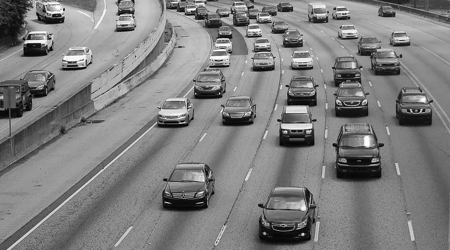
#> input picture car.png, 450 x 250 px
$ jupyter execute 8_ObjectDetection.ipynb
#> lines starting #> are read from the running program, lines starting #| are printed output that depends on the picture
[cell 1]
import time
import numpy as np
import cv2
import matplotlib.pyplot as plt
from matplotlib.patches import Rectangle

[cell 2]
# Create our body classifier
car_classifier = cv2.CascadeClassifier('cars.xml')
# Initiate video capture for video file

img =  cv2.imread('car.png',0)
#> img is the input picture: shape (250, 450); min 0, max 255, mean 126.7

print(type(img),img.shape)
#| <class 'numpy.ndarray'> (250, 450)
#plt.imshow(img,cmap='gray')

cars = car_classifier.detectMultiScale(img,
                                 scaleFactor=1.1,
                                 minNeighbors=3)
#> cars = 15 rows, first 6: [377, 1, 22, 22], [214, 22, 23, 23], [285, 51, 27, 27], [239, 41, 45, 45], [52, 47, 34, 34], [103, 4, 41, 41]

# Extract bounding boxes for any bodies identified
#cv2.imshow('Cars', img)
for (x,y,w,h) in cars:
    plt.imshow(img,cmap='gray')
    plt.axis(False)
    currentAxis = plt.gca()
    currentAxis.add_patch(Rectangle((x, y), w, h, facecolor="none", ec='r', lw=2))
#> this loop made 15 passes
#> (x, y, w, h) on passes 1 to 12: (377, 1, 22, 22), (214, 22, 23, 23), (285, 51, 27, 27), (239, 41, 45, 45), (52, 47, 34, 34), (103, 4, 41, 41), (11, 21, 48, 48), (363, 40, 50, 50), (209, 87, 54, 54), (145, 88, 57, 57), (384, 80, 60, 60), (266, 105, 60, 60)
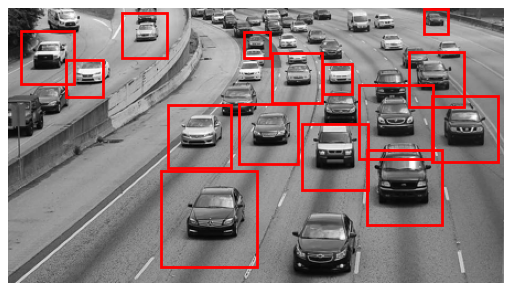
#> figure drawn by matplotlib, 1 panel


$ run again, with peppers.png copied over car.png
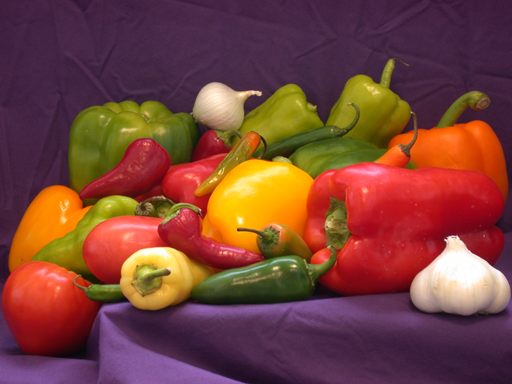
#> input picture peppers.png, 512 x 384 px
#> `img =  cv2.imread('car.png',0)`:
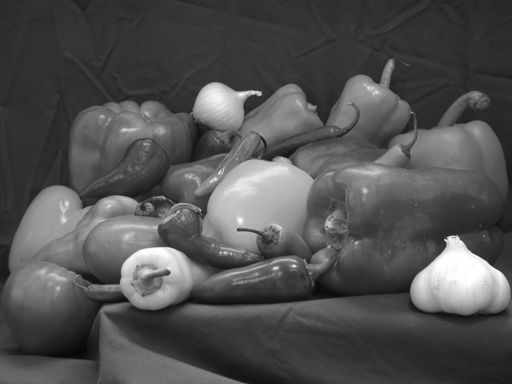
#> img: shape (384, 512); min 7, max 255, mean 81.2
#| <class 'numpy.ndarray'> (384, 512)
#> cars = ()

$ run again, with 1.8.jpg saved as car.png
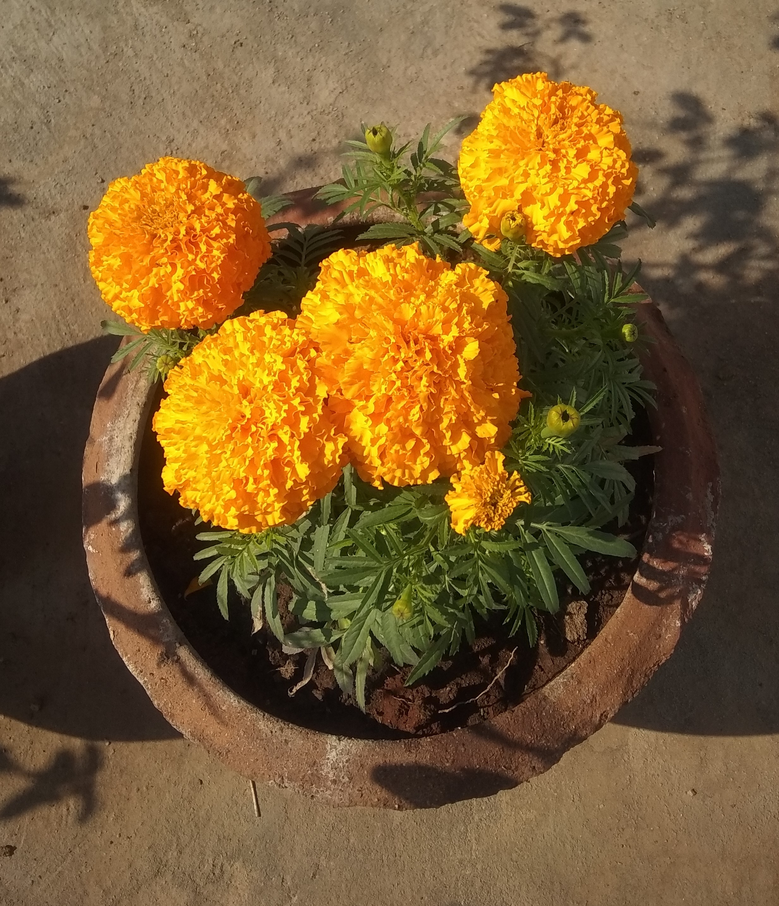
#> input picture 1.8.jpg, 779 x 906 px, shrunk from 2465 x 2869 before the run
#> `img =  cv2.imread('car.png',0)`:
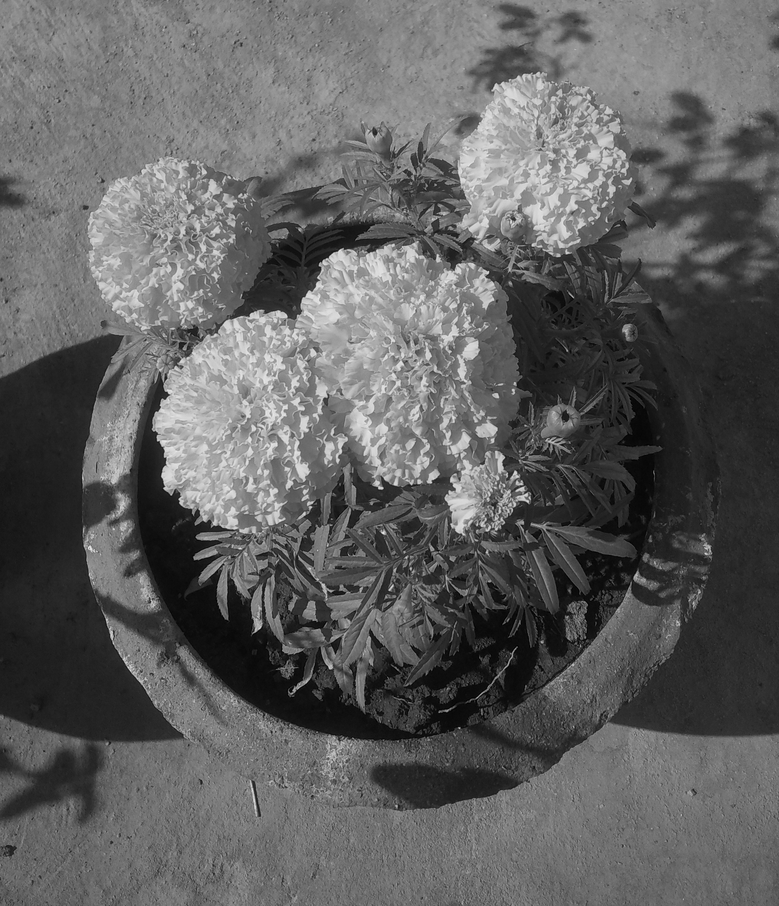
#> img: shape (906, 779); min 0, max 232, mean 96.2
#| <class 'numpy.ndarray'> (906, 779)
#> cars = ()
